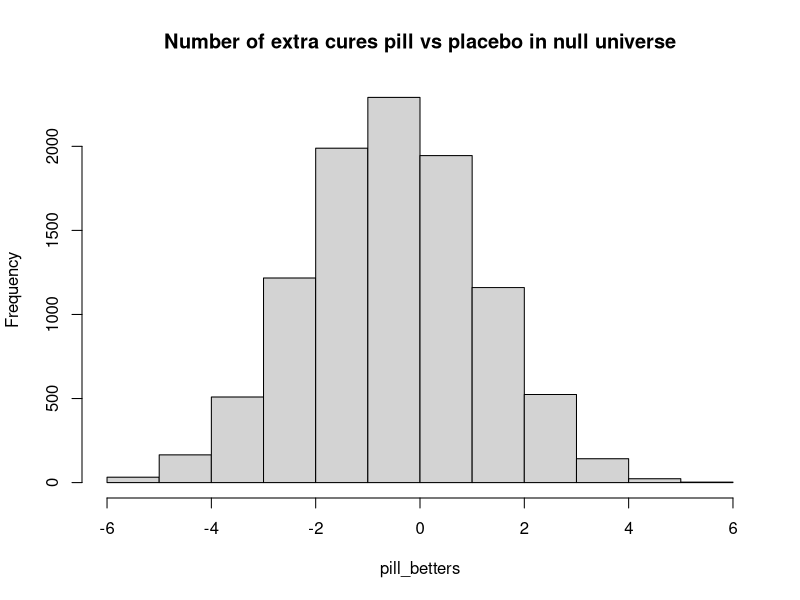

Generate this figure with R:
## ---- chunk 1
# The bucket with the pieces of paper.
options <- rep(c('get well', 'not well'), c(7, 5))

n <- 10000

pill_betters <- numeric(n)

for (i in 1:n) {
    pill <- sample(options, size=6, replace=TRUE)
    pill_cures <- sum(pill == 'get well')
    placebo <- sample(options, size=6, replace=TRUE)
    placebo_cures <- sum(placebo == 'get well')
    pill_betters[i] <- pill_cures - placebo_cures
}

hist(pill_betters, breaks=-6:6,
     main='Number of extra cures pill vs placebo in null universe')
